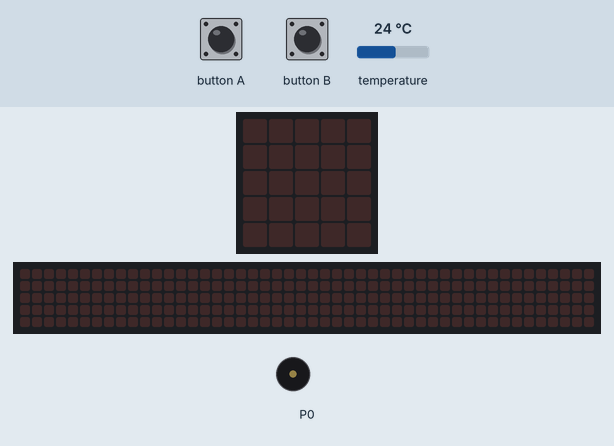
This program was run on a simulated BBC micro:bit (MakeCode). Shown: the board's 5×5 LED display, a strip that is not on the board, showing the scrolling text unrolled, buzzer (waves = sounding). The inputs (shaded band) are chosen by the test bench; at power-on: temperature 24 °C. The 48×5 strip is a reading aid, not a part: it shows the text the display is scrolling, unrolled, one strip-width of it at a time.

Above: at 1.2 s.
1.3 s: button A pressed for 0.15 s
At 5.64 s:
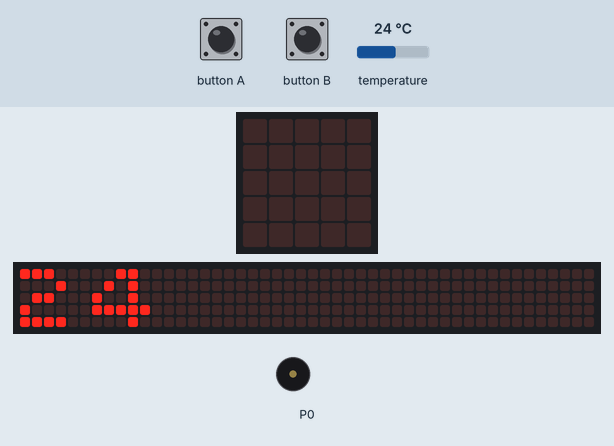
7.4 s: button B pressed for 0.15 s
At 7.81 s:
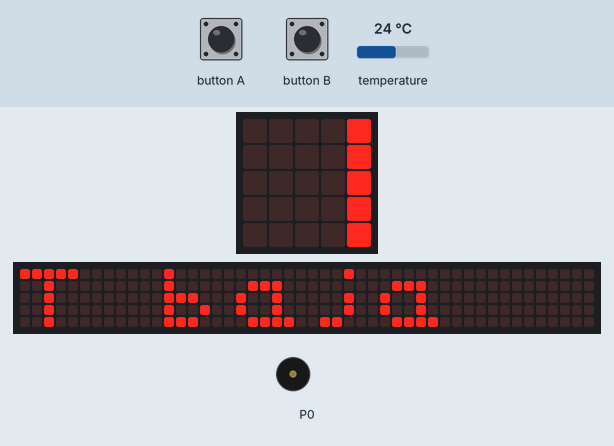
10.5 s: button B pressed for 0.15 s
19.6 s: button A pressed for 0.15 s
22.7 s: temperature set to 12 °C
At 27.77 s:
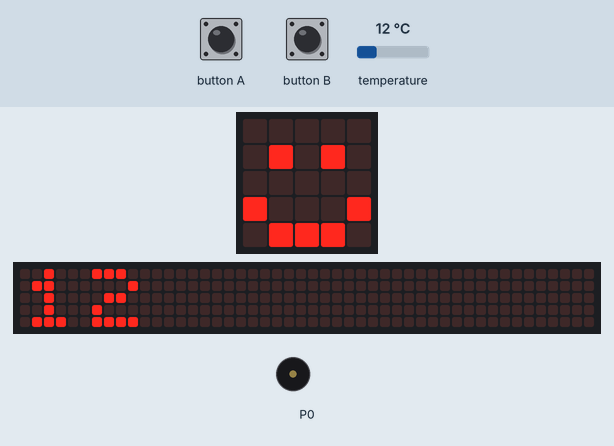
Timing chart, 0 to 38.2 s (numbered marks = the images above; inputs shaded):
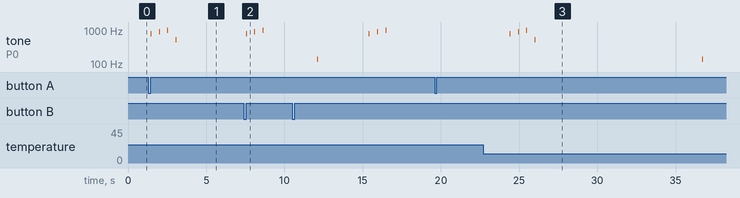

Measured:
- after the input at 1.3 s, tone on P0: plays 784 Hz for 0.03 s, 880 Hz for 0.03 s, 988 Hz for 0.03 s, 523 Hz for 0.03 s, starting after 0.15 s; the display: changes after 1.8 s (image 1)
- after the input at 7.4 s, tone on P0: plays 784 Hz for 0.03 s, 880 Hz for 0.03 s, 988 Hz for 0.03 s, starting after 0.15 s

The program:

main.ts
```typescript
input.onButtonPressed(Button.A, function () {
    temperaturas()
    if (Promedio >= 30) {
        music.playTone(523, music.beat(BeatFraction.Sixteenth))
    } else {
        music.playTone(523, music.beat(BeatFraction.Sixteenth))
        basic.showNumber(Promedio)
        basic.showString("T baja")
    }
    music.playTone(139, music.beat(BeatFraction.Sixteenth))
    basic.showNumber(Promedio)
    basic.showString("T alta")
})
function temperaturas () {
    T1 = input.temperature()
    music.playTone(784, music.beat(BeatFraction.Sixteenth))
    basic.pause(500)
    T1 = input.temperature()
    music.playTone(880, music.beat(BeatFraction.Sixteenth))
    basic.pause(500)
    T1 = input.temperature()
    music.playTone(988, music.beat(BeatFraction.Sixteenth))
    basic.pause(500)
    Promedio = T1 + (T2 + T3 / 3)
    return Promedio
}
input.onButtonPressed(Button.B, function () {
    temperaturas()
    if (Promedio >= 30) {
        basic.showNumber(Promedio)
        basic.showIcon(IconNames.Sad)
    } else {
        basic.showNumber(Promedio)
        basic.showIcon(IconNames.Happy)
    }
})
let Promedio = 0
let T3 = 0
let T2 = 0
let T1 = 0
T1 = 0
T2 = 0
T3 = 0
Promedio = 0
```

test.ts
```typescript
// aquí va el archivo "tests"; esto no se compilará cuando este paquete se utilice como una extensión.
```
